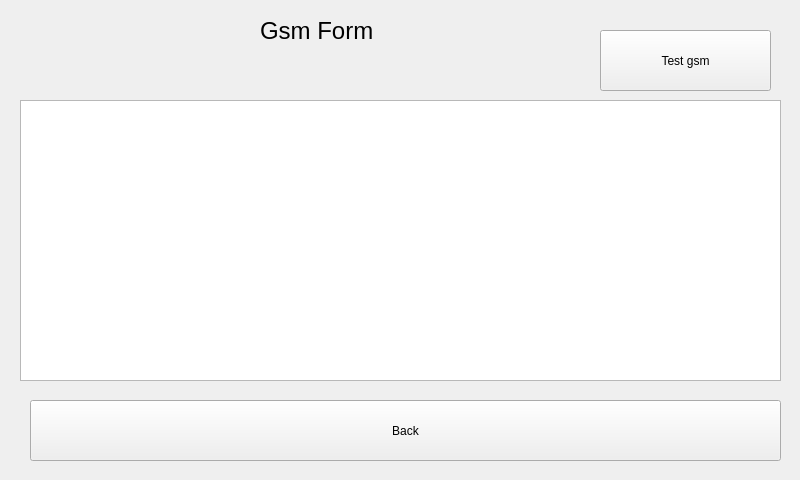
<?xml version="1.0" encoding="UTF-8"?>
<ui version="4.0">
 <class>gsmForm</class>
 <widget class="QWidget" name="gsmForm">
  <property name="geometry">
   <rect>
    <x>0</x>
    <y>0</y>
    <width>800</width>
    <height>480</height>
   </rect>
  </property>
  <property name="windowTitle">
   <string>Form</string>
  </property>
  <widget class="QPushButton" name="gsmButton">
   <property name="geometry">
    <rect>
     <x>600</x>
     <y>30</y>
     <width>171</width>
     <height>61</height>
    </rect>
   </property>
   <property name="text">
    <string>Test gsm</string>
   </property>
  </widget>
  <widget class="QLabel" name="label">
   <property name="geometry">
    <rect>
     <x>260</x>
     <y>10</y>
     <width>211</width>
     <height>41</height>
    </rect>
   </property>
   <property name="font">
    <font>
     <pointsize>18</pointsize>
    </font>
   </property>
   <property name="text">
    <string>Gsm Form</string>
   </property>
  </widget>
  <widget class="QTextEdit" name="gsmLineEdit">
   <property name="geometry">
    <rect>
     <x>20</x>
     <y>100</y>
     <width>761</width>
     <height>281</height>
    </rect>
   </property>
  </widget>
  <widget class="QPushButton" name="gsmbackButton">
   <property name="geometry">
    <rect>
     <x>30</x>
     <y>400</y>
     <width>751</width>
     <height>61</height>
    </rect>
   </property>
   <property name="text">
    <string>Back</string>
   </property>
  </widget>
 </widget>
 <resources/>
 <connections/>
</ui>
